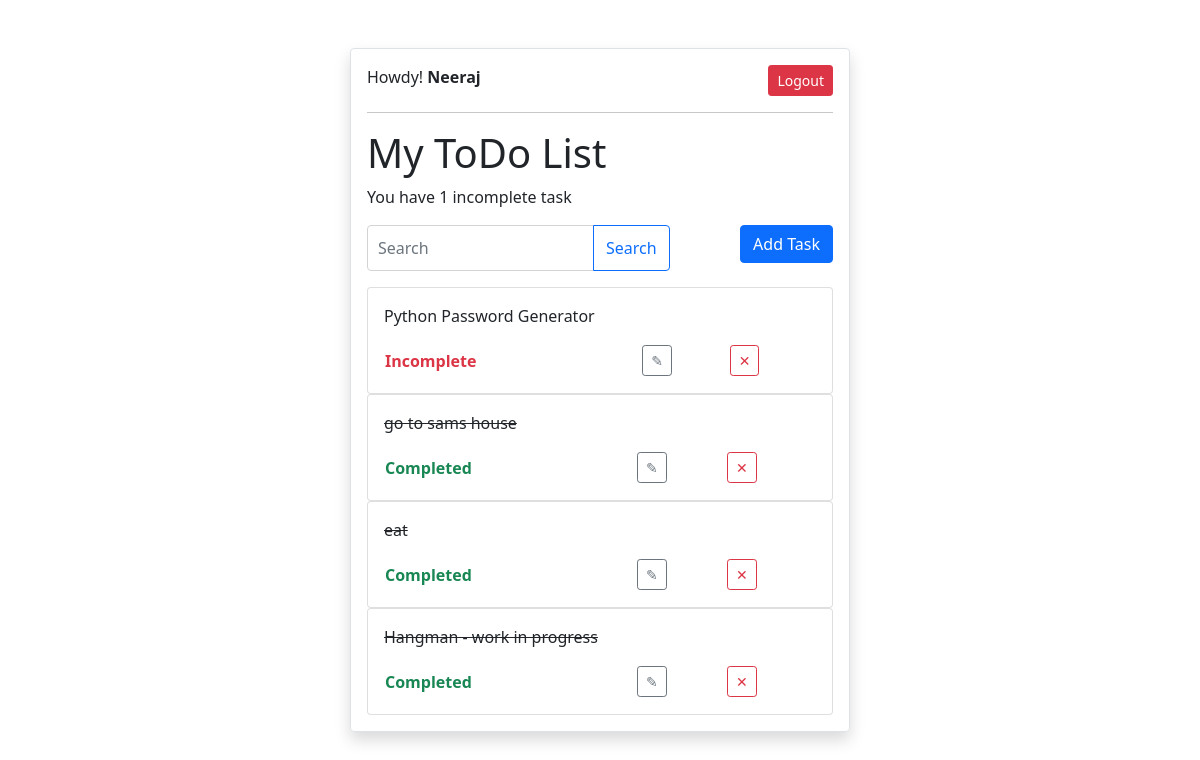
The app's page / (signed in) with its own data.
### ToDoApp/models.py (models this page shows, shortened)
class Task(models.Model):
    user = models.ForeignKey(User, on_delete=models.CASCADE, null=True, blank=True)
    title = models.CharField(max_length=200, null=True, blank=True)
    description = models.TextField(max_length=1000, null=True, blank=True)
    complete = models.BooleanField(default=False)
    created = models.DateTimeField(auto_now_add=True)
    class Meta:
        ordering = ['complete']

### ToDoApp/views.py (the view)
# urls.py: path('', TaskList.as_view(), name='TaskList'),
class TaskList(LoginRequiredMixin, ListView):
   model = Task
   context_object_name = 'tasks'
   def get_context_data(self, **kwargs):
      context = super().get_context_data(**kwargs)
      context['tasks'] = context['tasks'].filter(user=self.request.user)
      context['count'] = context['tasks'].filter(complete=False).count()
      search_input = self.request.GET.get('search-area') or ''
      if search_input:
          context['tasks'] = context['tasks'].filter(title__icontains=search_input)
      context['search_input'] = search_input
      return context

### ToDoApp/templates/ToDoApp/task_list.html
{% extends 'ToDoApp/main.html' %}
{% block content %}
{% if request.user.is_authenticated %}
<div class="row">
    <div class="col-6">
        Howdy! <b>{{ request.user|title }}</b>
    </div>
    <div class="col-6 text-end">
        <a class="btn btn-sm btn-danger" href="{% url 'logout' %}">Logout</a>
    </div>
</div>
{% else %}
    <a href="{% url 'login' %}">Login</a>
{% endif %}
<hr>
<h1>My ToDo List</h1>
<p>You have {{ count }} incomplete task{{ count|pluralize:"s" }}</p>
<div class="row">
    <div class="col-8">
        <form action="" method="get">
            <div class="input-group mb-3">
                <input class="form-control" type="text" name="search-area" placeholder="Search" value="{{ search_input }}">
                <input class="btn btn-outline-primary" type="submit" value="Search">
            </div>
        </form>
    </div>
    <div class="col-4 text-end">
        <a class="btn btn-primary" href="{% url 'TaskCreate' %}">Add Task</a>
    </div>
</div>
{% for task in tasks %}
{% if not task.complete %}
<div class="card rounded p-3">
    <p>{{ task.title }}</p>
    <table>
        <tr>
            <td><b class="text-danger">Incomplete</b></td>
            <td><a class="btn btn-sm btn-outline-secondary" href="{% url 'TaskUpdate' task.id %}">&#9998;</a></td>
            <td><a class="btn btn-sm btn-outline-danger" href="{% url 'TaskDelete' task.id %}">&#10005;</a></td>
        </tr>
    </table>
</div>
{% else %}
<div class="card rounded p-3">
    <p><s>{{ task.title }}</s></p>
    <table>
        <tr>
            <td><b class="text-success">Completed</b></td>
            <td><a class="btn btn-sm btn-outline-secondary" href="{% url 'TaskUpdate' task.id %}">&#9998;</a></td>
            <td><a class="btn btn-sm btn-outline-danger" href="{% url 'TaskDelete' task.id %}">&#10005;</a></td>
        </tr>
    </table>
</div>
{% endif %}
{% empty %}
        <tr>
            <td>No tasks</td>
        </tr>
{% endfor %}
{% endblock %}

### ToDoApp/templates/ToDoApp/main.html (style rules this page uses)
input[type=text], input[type=password], textarea { width: 100%; border-radius: 4px; border: 1px solid lightgray; padding: 10px; }

### records on screen
Task: title "Python Password Generator"
Task: title "go to sams house"
Task: title "eat"
Task: title "Hangman - work in progress"

### other values on screen
{{ request.user|title }} "Neeraj"
{{ count }} "1"
